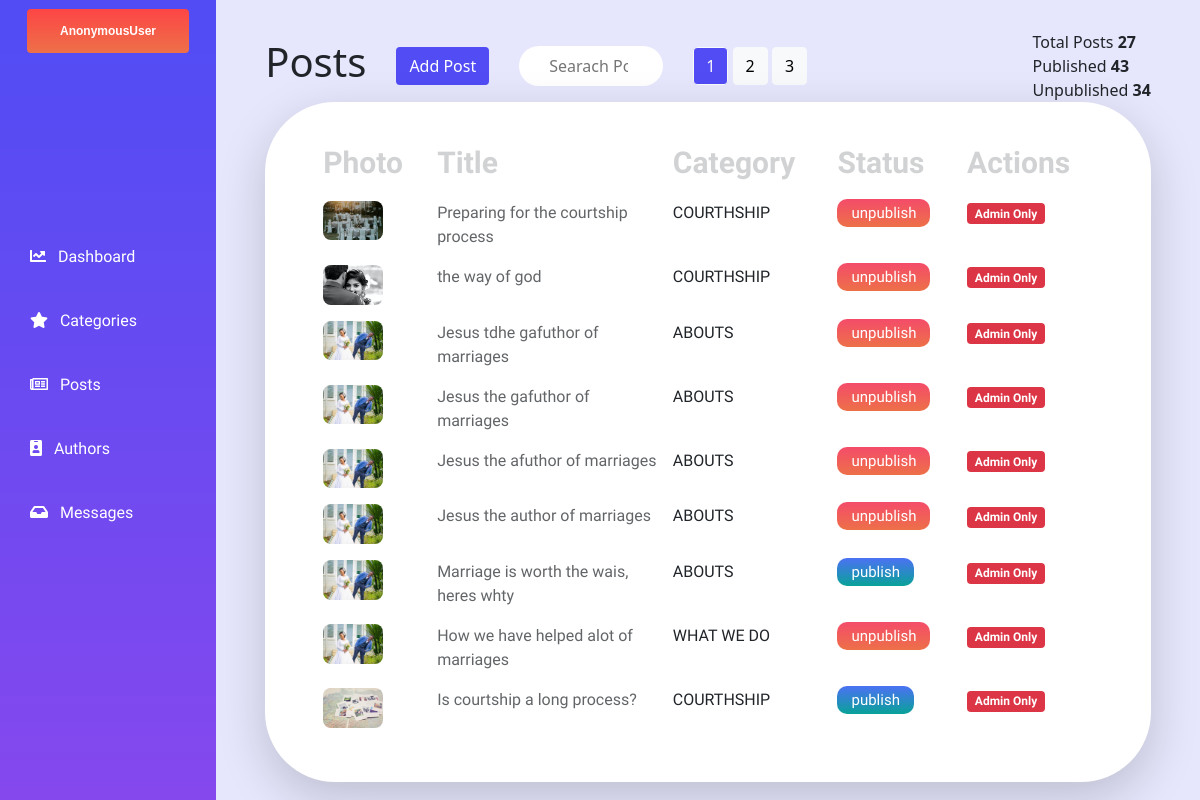
The app's page /dashboard/posts/ with its own data.
### website/models.py (models this page shows, shortened)
class Post(models.Model):
    title = models.CharField(max_length=250, unique=True)
    content = RichTextUploadingField()
    category = models.ForeignKey(Category, on_delete=models.CASCADE)
    image = models.ImageField(upload_to='post', blank=True, null=True)
    author = models.ForeignKey(settings.AUTH_USER_MODEL, on_delete=models.CASCADE)
    published = models.BooleanField(default=False)
    created = models.DateTimeField(auto_now_add=True, blank=True, null=True)
    updated = models.DateTimeField(auto_now=True, blank=True, null=True)
    read_time = models.IntegerField()
    slug = models.SlugField(null=True,unique=True)
    featured = models.BooleanField(default=False)
    view_count = models.IntegerField(default=0)
    class Meta:
        ordering = ('title',)
        verbose_name = 'post'
        verbose_name_plural = 'posts'

class Category(models.Model):
    name = models.CharField(max_length=250, unique=True)
    description = models.TextField(blank=True)
    slug = models.SlugField(null=True,unique=True)
    navbar = models.BooleanField(default=False)
    def __str__(self):
        return self.name
    class Meta:
        ordering = ('name',)
        verbose_name = 'category'
        verbose_name_plural = 'categories'

### dashboard/views.py (the view)
# urls.py: path('posts/', views.postsView, name='posts'),
def postsView(request):
    messages.success(request, "post added")
    posts_unordered = Post.objects.all()
    post_listed = posts_unordered.order_by('-created')
    paginator = Paginator(post_listed, 9)
    try:
        page = int(request.GET.get('page', '1'))
    except:
        page = 1
    try:
        posted = paginator.page(page)
    except  (EmptyPage, InvalidPage):
        posted = paginator.page(paginator.num_pages)
    context = {
        'post_listed': post_listed,
        'posted': posted    }
    return render(request, 'dashboard/posts.html', context)

### contact/forms.py
class MessageForm(ModelForm):
    class Meta:
        model = Messages
        fields = ['name', 'email', 'body']

### website/context_processors.py (called while the page is built)
def whatWeDo(request):
    whatWeDo = Post.objects.filter(category = 8)
    return dict(whatWeDo=whatWeDo)

def menu(request):
    links = Category.objects.filter(navbar = True)
    return dict(links=links)

def post_menu(request):
    post_list = Post.objects.filter(published = True)
    return dict(post_list=post_list)

def message_count(request):
    message_countAll = Messages.objects.filter(read=False)
    message_count = message_countAll.count()
    return dict(message_count=message_count)

def contact_form(request):
    formMessage = MessageForm()
    context = {
        'formMessage':formMessage
    }
    return context

### dashboard/templates/dashboard/posts.html (shortened to what this page needs)
{% extends "baseManager.html" %}
{% load static %}
{% block content%}
<link rel="stylesheet" href="{% static 'css/posts.css' %}" />
  <div class="content mobileContainer">
    <div style="width: 90%;" class="tableHeaderContainer ">
      <div class="postSection">
        <h1 class="postSectionItem">Posts</h1>
        <a  href="{% url 'dashboard:addPost' %}" class="postSectionItem btn btn-purple add">Add Post</a>
        <form class="postSectionItem">
            <input class="postSectionSearch unwanted-column" placeholder="Searach Posts.." type="search">
        </form>
        <div class=" unwanted-column">
          {% if posted.paginator.num_pages > 1 %}
            <div class="text-center">
              {% for pg in posted.paginator.page_range %}
                <a href="?page={{pg}}" class="btn btn-light
                  {% if posted.number == pg %}active bg-dark text-light  {% endif %}">{{pg}}
                </a>
              {% endfor %}
            </div>
          {% endif %}
        </div>
      </div>
      <div style="float: right !important;" class=" figuresSection">
        <p class="totalParagraph unwanted-column">Total Posts <span class="totalParagraphBold"> {{post_listed|length}}</span></p>
        <p class="totalParagraph unwanted-column">Published <span class="totalParagraphBold"> 43</span></p>
        <p class="totalParagraph unwanted-column">Unpublished <span class="totalParagraphBold"> 34</span></p>
      </div>
    </div>
<div class="tableConatiner shadow-lg">
    <table  class="myTableStyling table table-borderless">
        <thead class="thead-dark">
          <tr>
              <th scope="">Photo</th>
            <th class="titleCol" scope="">Title</th>
            <th class="unwanted-column"  scope="">Category</th>
            <th class="unwanted-column" scope="cl">Status</th>
            <th scope="">Actions</th>
          </tr>
        </thead>
        <tbody>
            {% for p in posted.object_list %}
          <tr class="">
            <td><a class="" href=""><img class="" style="width: 60px; border-radius: 8px;" src="{{p.image.url}}"></a></td>
            <td class="titleColValues" style="opacity: 70%;">{{p.title}}</td>
            <td class="catCol unwanted-column"> {{p.category}}</td>
            <td class="unwanted-column">
            {% if p.published %}
                <a href="{% url 'dashboard:unpublishPost' p.category.slug p.slug %}"  class="buttonUnPublish ">unpublish</a>
            {%else%}
            <a href="{% url 'dashboard:publishPost' p.category.slug p.slug %}"  class="buttonPublish">publish</a>
            {% endif %}
            </td>
            <td class="actionRow">
              {% if request.user.groups.all.0.name == 'Admin' %}
                <a class="actionItem" href="{% url 'dashboard:editPost' p.category.slug p.slug %}"><i class="far fa-edit"></i></a>
                <a class="actionItem text-danger text-center" href="{% url 'dashboard:deletePost' p.category.slug p.slug %}"><i class="fas fa-trash"></i></a>
          {%else%}
              <p class="badge bg-danger">Admin Only</p>
          {% endif %}
              </td>
          </tr>
          {% endfor %}
        </tbody>
      </table>
</div>
</div>
{% endblock content%}

### static/css/manager.css (style rules this page uses)
@media only screen and (min-width: 969px) { .content { height: 100vh !important; background-color: #E6E7FC; width: 82%; display: flex; align-items: center; flex-direction: column; } }
@media only screen and (min-width: 969px) { .sidebar, .content { height: 100vh !important; overflow: auto; float: left; } }

### static/css/posts.css (style rules this page uses)
@media only screen and (min-width: 969px) { .bg-dark { background-color: #514cf4 !important; } }
@media only screen and (min-width: 969px) { table { width: 100% !important; } }
@media only screen and (min-width: 969px) { th { opacity: 20% !important; font-size: 30px; font-family: "Palanquin Dark", sans-serif; } }
@media only screen and (min-width: 969px) { td { font-family: "Palanquin Dark", sans-serif; } }
@media only screen and (min-width: 969px) { .buttonUnPublish { width: 33px; height: 10px; list-style-type: none; text-transform: none; color: white; text-decoration: none; font-size: 15px; padding: 5px 14px; font-family: "Palanquin Dark", sans-serif; background: linear-gradient(180deg, #f44c6a 0%, #ed7048 100%); border-radius: 10px; } }
@media only screen and (min-width: 969px) { .buttonPublish { width: 33px; height: 10px; list-style-type: none; text-transform: none; color: white; text-decoration: none; font-size: 15px; padding: 5px 14px; font-family: "Palanquin Dark", sans-serif; background: linear-gradient(180deg, #4c71f4 0%, #08a298 100%); border-radius: 10px; } }
@media only screen and (min-width: 969px) { .catCol { text-transform: uppercase; } }
@media only screen and (min-width: 969px) { .titleCol { width: 30% !important; } }
@media only screen and (min-width: 969px) { .myTableStyling { width: 90%; border-bottom: 100px !important; background-color: white; } }
@media only screen and (min-width: 969px) { .tableConatiner { display: flex; justify-content: center; width: 90%; padding: 30px 50px; border-radius: 70px; background-color: white; } }
@media only screen and (min-width: 969px) { .postSection { display: flex; align-items: center; } }
@media only screen and (min-width: 969px) { .tableHeaderContainer { padding-top: 3%; display: flex; align-items: center; justify-content: space-between; } }
@media only screen and (min-width: 969px) { .totalParagraph { margin: 0; } }
@media only screen and (min-width: 969px) { .totalParagraphBold { font-weight: bolder; } }
@media only screen and (min-width: 969px) { .postSectionItem { margin-right: 30px; } }
@media only screen and (min-width: 969px) { .btn-purple { background-color: #514cf4 !important; color: white !important; } }
@media only screen and (min-width: 969px) { .postSectionSearch { border-radius: 20px; height: 1.5vw; border: none; width: 12vw; } }
@media only screen and (min-width: 969px) { ::placeholder { padding: 10px; } }
@media only screen and (min-width: 969px) { input[type="search"] { padding: 20px; } }

### records on screen
Post: image (picture), title "Preparing for the courtship process", category "COURTHSHIP", published "unpublish"
Post: image (picture), title "the way of god", category "COURTHSHIP", published "unpublish"
Post: image (picture), title "Jesus tdhe gafuthor of marriages", category "ABOUTS", published "unpublish"
Post: image (picture), title "Jesus the gafuthor of marriages", category "ABOUTS", published "unpublish"
Post: image (picture), title "Jesus the afuthor of marriages", category "ABOUTS", published "unpublish"
Post: image (picture), title "Jesus the author of marriages", category "ABOUTS", published "unpublish"
Post: image (picture), title "Marriage is worth the wais, heres whty", category "ABOUTS", published "publish"
Post: image (picture), title "How we have helped alot of marriages", category "WHAT WE DO", published "unpublish"
Post: image (picture), title "Is courtship a long process?", category "COURTHSHIP", published "publish"

### other values on screen
{{ request.user }} "AnonymousUser"
{{ pg }} "1" "2" "3"
{{ post_listed|length }} "27"
